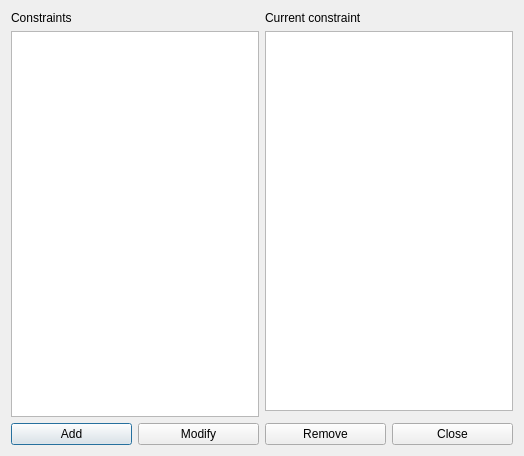
<?xml version="1.0" encoding="UTF-8"?>
<ui version="4.0">
 <class>ConstraintTeachersMaxHoursPerAllAfternoonsForm_template</class>
 <widget class="QDialog" name="ConstraintTeachersMaxHoursPerAllAfternoonsForm_template">
  <property name="geometry">
   <rect>
    <x>0</x>
    <y>0</y>
    <width>524</width>
    <height>456</height>
   </rect>
  </property>
  <property name="windowTitle">
   <string extracomment="This is the title of the dialog in which you see the list of all constraints of this type">Constraints teachers max hours per all afternoons</string>
  </property>
  <layout class="QGridLayout" name="gridLayout_2">
   <item row="0" column="0" rowspan="2">
    <layout class="QVBoxLayout" name="verticalLayout_2">
     <item>
      <widget class="QLabel" name="constraintsTextLabel">
       <property name="frameShape">
        <enum>QFrame::NoFrame</enum>
       </property>
       <property name="frameShadow">
        <enum>QFrame::Plain</enum>
       </property>
       <property name="text">
        <string>Constraints</string>
       </property>
       <property name="wordWrap">
        <bool>false</bool>
       </property>
      </widget>
     </item>
     <item>
      <widget class="QListWidget" name="constraintsListWidget"/>
     </item>
    </layout>
   </item>
   <item row="0" column="1">
    <layout class="QVBoxLayout" name="verticalLayout">
     <item>
      <widget class="QLabel" name="currentConstraintTextLabel">
       <property name="text">
        <string>Current constraint</string>
       </property>
       <property name="wordWrap">
        <bool>false</bool>
       </property>
      </widget>
     </item>
     <item>
      <widget class="QPlainTextEdit" name="currentConstraintTextEdit"/>
     </item>
    </layout>
   </item>
   <item row="2" column="0" colspan="2">
    <layout class="QHBoxLayout" name="horizontalLayout">
     <item>
      <widget class="QPushButton" name="addConstraintPushButton">
       <property name="text">
        <string>Add</string>
       </property>
      </widget>
     </item>
     <item>
      <widget class="QPushButton" name="modifyConstraintPushButton">
       <property name="text">
        <string>Modify</string>
       </property>
      </widget>
     </item>
     <item>
      <widget class="QPushButton" name="removeConstraintPushButton">
       <property name="text">
        <string>Remove</string>
       </property>
      </widget>
     </item>
     <item>
      <widget class="QPushButton" name="closePushButton">
       <property name="text">
        <string>Close</string>
       </property>
      </widget>
     </item>
    </layout>
   </item>
  </layout>
 </widget>
 <layoutdefault spacing="6" margin="11"/>
 <resources/>
 <connections/>
</ui>
